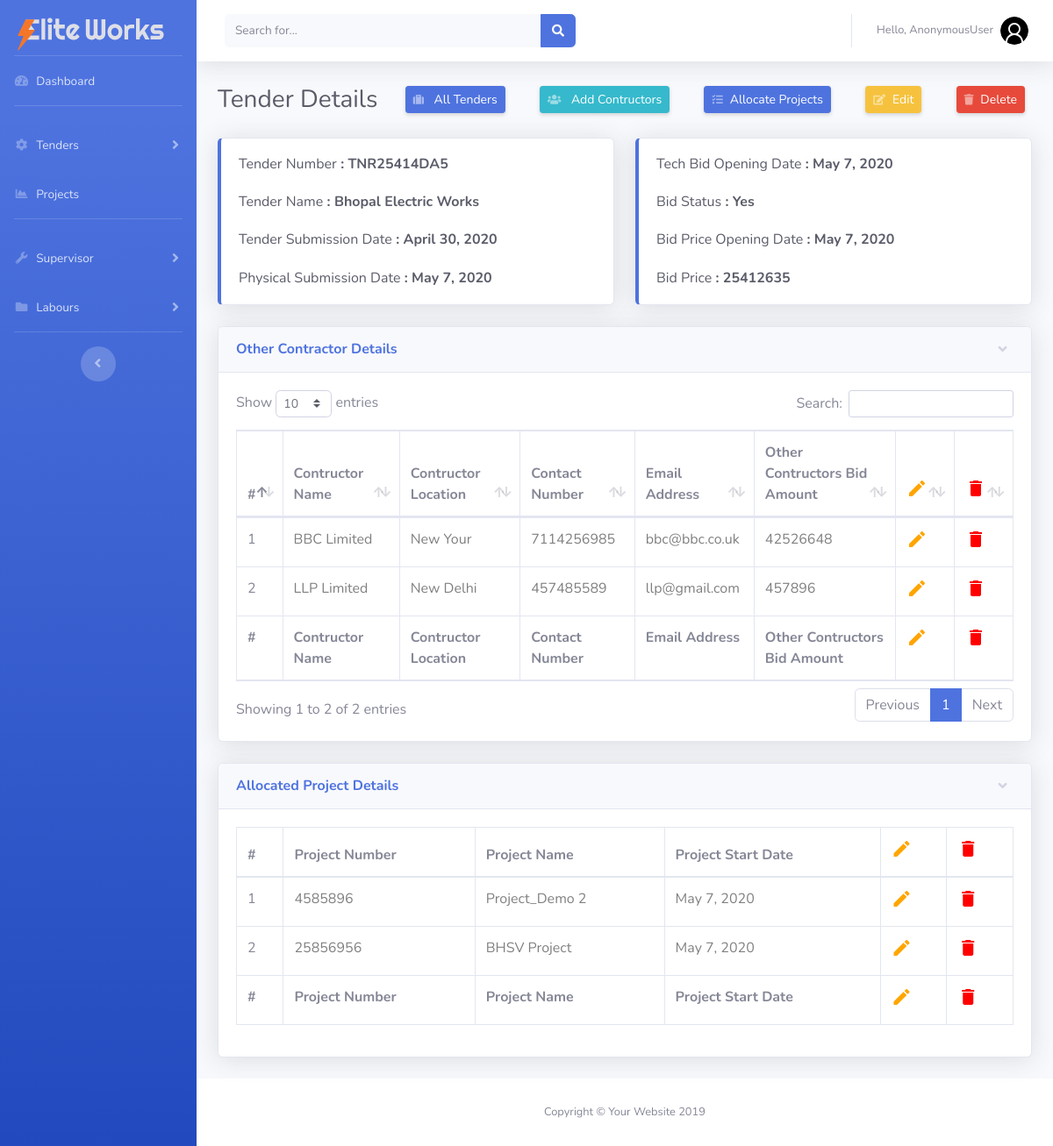
Screenshot of /tenders/61e186f0114840849908bf42ef15a4f2/ with the database file from the repository.
### project/models.py (models this page shows, shortened)
class Tender(models.Model):
    Yes = 'Yes'
    No = 'No'
    status = [(Yes, 'Yes'), (No, 'No')]
    uuid_no = models.UUIDField(default=uuid.uuid4, editable=False, unique=True)
    date_created = models.DateTimeField(
        'Creation Date', auto_now_add=True, null=True)
    tender_number = models.CharField('Tender Number / ID', max_length=500)
    tender_name = models.CharField('Tender Name', max_length=500)
    tender_description = models.TextField('Tender Description')
    tender_submission_date = models.DateField(
        'Tender Submission Date', default=timezone.now)
    tender_purchase_reciept = models.FileField('Tender Purchase Reciept')
    tender_confirmation_reciept = models.FileField(
        'Tender Confirmation Reciept')
    physical_submission_date = models.DateField(
        'Physical Submission Date', default=timezone.now)
    tech_bid_opening_date = models.DateField(
        'Technical Bid Opening Date', default=timezone.now)
    bid_status = models.CharField(
        'Bid Status', max_length=10, choices=status, default=No)
    bid_price_opening_date = models.DateField(
        'Bid price opening date', blank=True, default=timezone.now)
    prize_bid = models.CharField('Bid Price', max_length=50)

class otherContractors(models.Model):
    tender = models.ForeignKey(Tender, on_delete=models.CASCADE)
    contructor_name = models.CharField(
        'Contructor Name', max_length=200, blank=False, null=True)
    contructor_location = models.CharField(
        'Contructor Location', max_length=200, blank=False, null=True)
    contact_number = models.CharField(
        'Contact Number', max_length=200, blank=False, null=True)
    email_address = models.EmailField(
        'Email Address', max_length=200, blank=False, null=True)
    other_contructor_bid_amount = models.CharField(
        'Other Contructors Bid Amount', max_length=200, blank=False, null=True)
    class Meta:
        verbose_name = 'Other Contractors'
        verbose_name_plural = 'Other Contractors'

class Projects(models.Model):
    tender = models.ForeignKey(Tender, on_delete=models.CASCADE)
    project_number = models.CharField(
        'Project Number', max_length=200, blank=False, null=True)
    project_name = models.CharField(
        'Project Name', max_length=200, blank=False, null=True)
    project_start_date = models.DateField(
        'Project Start Date', default=timezone.now)
    class Meta:
        verbose_name = 'Project'
        verbose_name_plural = 'Project'

### manpower/views.py (the view)
# urls.py: path('tenders/<slug:uuid_no>/', views.tender_details, name='tender_details'),
def tender_details(request, uuid_no):
    tender_object = Tender.objects.get(uuid_no=uuid_no)
    other_contractor = otherContractors.objects.filter(tender=tender_object)
    project_obj = Projects.objects.filter(tender=tender_object)
    context = {'tender_object': tender_object,
               'other_contractor': other_contractor, 'project_obj': project_obj}
    return render(request, 'manpower/tender_details.html', context)

### manpower/templates/manpower/tender_details.html (shortened to what this page needs)
{% extends 'manpower/base.html' %}
{% block content %}
<div class="container-fluid">
    <div class="d-sm-flex align-items-center justify-content-between mb-4">
        <h1 class="h3 mb-0 text-gray-800">Tender Details</h1>
        <a href="{% url 'tenders' %}"
            class="d-xs-block my-1 mr-2 px-2 d-sm-inline-block btn btn-sm btn-primary shadow-sm"><i
                class="fas fa-suitcase fa-sm text-white-50 pr-2"></i> All Tenders</a>
        <a href="{% url 'add_contractor' tender_object.id %}"
            class="d-xs-block my-1 mr-2 px-2 d-sm-inline-block btn btn-sm btn-info shadow-sm"><i
                class="fas fa-users fa-sm text-white-50 pr-2"></i> Add Contructors</a>
        <a href="{% url 'add_project' tender_object.id %}"
            class="d-xs-block my-1 mr-2 px-2 d-sm-inline-block btn btn-sm btn-primary shadow-sm"><i
                class="fas fa-tasks fa-sm text-white-50 pr-2"></i>Allocate Projects</a>
        <a href="{% url 'edit_tender' tender_object.id %}"
            class="d-xs-block my-1 mr-2 px-2 d-sm-inline-block btn btn-sm btn-warning shadow-sm"><i
                class="fas fa-edit fa-sm text-white-50 pr-2"></i>Edit</a>
        <a href="{% url 'delete_tender' tender_object.id %}"
            class="d-xs-block my-1 mr-2 px-2 d-sm-inline-block btn btn-sm btn-danger shadow-sm"><i
                class="fas fa-trash fa-sm text-white-50 pr-2"></i>Delete</a>
    </div>
    <div class="row">
        <div class="col-xl-6 col-md-6 mb-4">
            <div class="card border-left-primary shadow h-100">
                <div class="card-body">
                    <div class="row no-gutters align-items-center">
                        <div class="col mr-2">
                            <div class="h6 mb-0 font-weight-medium text-gray-800 ">Tender
                                Number<strong>&nbsp:&nbsp{{tender_object.tender_number}}</strong></div>
                            <br>
                            <div class="h6 mb-0 font-weight-medium text-gray-800 ">Tender
                                Name<strong>&nbsp:&nbsp{{tender_object.tender_name}}</strong></div>
                            <br>
                            <div class="h6 mb-0 font-weight-medium text-gray-800 ">Tender Submission
                                Date<strong>&nbsp:&nbsp{{tender_object.tender_submission_date}}</strong></div>
                            <br>
                            <div class="h6 mb-0 font-weight-medium text-gray-800 ">Physical Submission
                                Date<strong>&nbsp:&nbsp{{tender_object.physical_submission_date}}</strong></div>
                        </div>
                    </div>
                </div>
            </div>
        </div>
        <div class="col-xl-6 col-md-6 mb-4">
            <div class="card border-left-primary shadow h-100">
                <div class="card-body">
                    <div class="row no-gutters align-items-center">
                        <div class="col mr-2">
                            <div class="h6 mb-0 font-weight-medium text-gray-800 ">Tech Bid Opening
                                Date<strong>&nbsp:&nbsp{{tender_object.tech_bid_opening_date}}</strong></div>
                            <br>
                            <div class="h6 mb-0 font-weight-medium text-gray-800 ">Bid
                                Status<strong>&nbsp:&nbsp{{tender_object.bid_status}}</strong></div>
                            <br>
                            <div class="h6 mb-0 font-weight-medium text-gray-800 ">Bid Price Opening
                                Date<strong>&nbsp:&nbsp{{tender_object.bid_price_opening_date}}</strong></div>
                            <br>
                            <div class="h6 mb-0 font-weight-medium text-gray-800 ">Bid
                                Price<strong>&nbsp:&nbsp{{tender_object.prize_bid}}</strong></div>
                        </div>
                    </div>
                </div>
            </div>
        </div>
    </div>
</div>
<div class="container-fluid">
    <div class="card shadow mb-4">
        <a href="#otherContractor" class="d-block card-header py-3" data-toggle="collapse" role="button"
            aria-expanded="true" aria-controls="otherContractor">
            <h6 class="m-0 font-weight-bold text-primary">Other Contractor Details</h6>
        </a>
        <div class="collapse show" id="otherContractor">
            <div class="card-body">
                <table class="table table-bordered" id="dataTable" width="100%" cellspacing="0">
                    <thead>
                        <tr>
                            <th>#</th>
                            <th>Contructor Name</th>
                            <th>Contructor Location</th>
                            <th>Contact Number</th>
                            <th>Email Address</th>
                            <th>Other Contructors Bid Amount</th>
                            <th><i class="material-icons update">edit</i></th>
                            <th><i class="material-icons delete">delete</i></th>
                        </tr>
                    </thead>
                    <tfoot>
                        <tr>
                            <th>#</th>
                            <th>Contructor Name</th>
                            <th>Contructor Location</th>
                            <th>Contact Number</th>
                            <th>Email Address</th>
                            <th>Other Contructors Bid Amount</th>
                            <th><i class="material-icons update">edit</i></th>
                            <th><i class="material-icons delete">delete</i></th>
                        </tr>
                    </tfoot>
                    <tbody>
                        {% for oc in other_contractor  %}
                        <tr>
                            <td>{{forloop.counter}}</td>
                            <th>{{oc.contructor_name}}</th>
                            <th>{{oc.contructor_location}}</th>
                            <th>{{oc.contact_number}}</th>
                            <th>{{oc.email_address}}</th>
                            <th>{{oc.other_contructor_bid_amount}}</th>
                            <th><a href="{% url 'edit_contractor' oc.id tender_object.id %}"><i
                                        class="material-icons update">edit</i></a></th>
                            <th><a href="{% url 'delete_contractor' oc.id %}"><i
                                        class="material-icons delete">delete</i></a></th>
                        </tr>
                        {% endfor %}
                    </tbody>
                </table>
            </div>
        </div>
    </div>
    <div class="card shadow mb-4">
        <a href="#allocatedProjects" class="d-block card-header py-3" data-toggle="collapse" role="button"
            aria-expanded="true" aria-controls="allocatedProjects">
            <h6 class="m-0 font-weight-bold text-primary">Allocated Project Details</h6>
        </a>
        <div class="collapse show" id="allocatedProjects">
            <div class="card-body">
                <table class="table table-bordered" id="dataTable" width="100%" cellspacing="0">
                    <thead>
                        <tr>
                            <th>#</th>
                            <th>Project Number</th>
                            <th>Project Name</th>
                            <th>Project Start Date</th>
                            <th><i class="material-icons update">edit</i></th>
                            <th><i class="material-icons delete">delete</i></th>
                        </tr>
                    </thead>
                    <tfoot>
                        <tr>
                            <th>#</th>
                            <th>Project Number</th>
                            <th>Project Name</th>
                            <th>Project Start Date</th>
                            <th><i class="material-icons update">edit</i></th>
                            <th><i class="material-icons delete">delete</i></th>
                        </tr>
                    </tfoot>
                    <tbody>
                        {% for po in project_obj  %}
                        <tr>
                            <td>{{forloop.counter}}</td>
                            <th>{{po.project_number}}</th>
                            <th>{{po.project_name}}</th>
                            <th>{{po.project_start_date}}</th>
                            <th><a href="{% url 'edit_project' po.id tender_object.id %}"><i
                                        class="material-icons update">edit</i></a></th>
                            <th><a href="{% url 'delete_project' po.id %}"><i
                                        class="material-icons delete">delete</i></a></th>
                        </tr>
                        {% endfor %}
                    </tbody>
                </table>
            </div>
        </div>
    </div>
</div>
{% endblock content %}

### rows the page displays
Tender: tender_number "TNR25414DA5", tender_name "Bhopal Electric Works", tender_submission_date "April 30, 2020", physical_submission_date "May 7, 2020", tech_bid_opening_date "May 7, 2020", bid_status "Yes", bid_price_opening_date "May 7, 2020", prize_bid "25412635"
otherContractors: contructor_name "BBC Limited", contructor_location "New Your", contact_number "7114256985", email_address "bbc@bbc.co.uk", other_contructor_bid_amount "42526648"
otherContractors: contructor_name "LLP Limited", contructor_location "New Delhi", contact_number "457485589", email_address "llp@gmail.com", other_contructor_bid_amount "457896"
Projects: project_number "4585896", project_name "Project_Demo 2", project_start_date "May 7, 2020"
Projects: project_number "25856956", project_name "BHSV Project", project_start_date "May 7, 2020"

### other values shown
{{ request.user }} "AnonymousUser"
